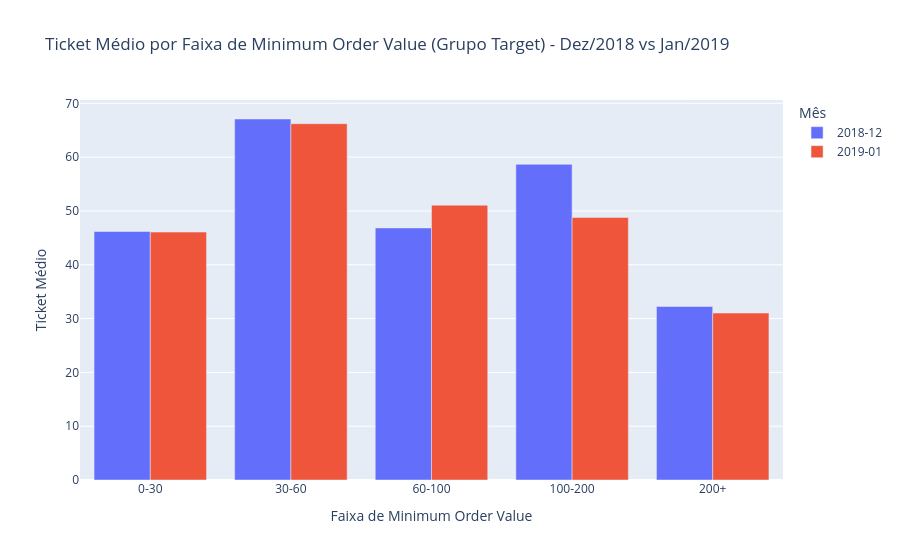

Notebook code cell kept with this figure:
### Code cell
#Filtrando apenas o grupo target (grupo de interesse)
ticket_segmented_target = ticket_segmented_avg[ticket_segmented_avg['is_target'] == 'target']

#Resultado por gráfico
fig = px.bar(
    ticket_segmented_target,
    x='faixa_min_order_value',
    y='ticket_medio',
    color='ano_mes_created_at',
    barmode='group',
    labels={
        'faixa_min_order_value': 'Faixa de Minimum Order Value',
        'ticket_medio': 'Ticket Médio',
        'ano_mes_created_at': 'Mês'
    },
    title='Ticket Médio por Faixa de Minimum Order Value (Grupo Target) - Dez/2018 vs Jan/2019'
)

fig.show()

### Figure 1 — Plotly figure (JSON) as saved in the notebook; plotly's stock layout.template omitted (floating-point values rounded to 4 significant figures)
{"data": [{"alignmentgroup": "True", "hovertemplate": "Mês=2018-12<br>Faixa de Minimum Order Value=%{x}<br>Ticket Médio=%{y}<extra></extra>", "legendgroup": "2018-12", "marker": {"color": "#636efa", "pattern": {"shape": ""}}, "name": "2018-12", "offsetgroup": "2018-12", "orientation": "v", "showlegend": true, "textposition": "auto", "type": "bar", "x": ["0-30", "30-60", "60-100", "100-200", "200+"], "xaxis": "x", "y": [46.18, 67.08, 46.85, 58.66, 32.24], "yaxis": "y"}, {"alignmentgroup": "True", "hovertemplate": "Mês=2019-01<br>Faixa de Minimum Order Value=%{x}<br>Ticket Médio=%{y}<extra></extra>", "legendgroup": "2019-01", "marker": {"color": "#EF553B", "pattern": {"shape": ""}}, "name": "2019-01", "offsetgroup": "2019-01", "orientation": "v", "showlegend": true, "textposition": "auto", "type": "bar", "x": ["0-30", "30-60", "60-100", "100-200", "200+"], "xaxis": "x", "y": [46.07, 66.21, 51.07, 48.78, 31.02], "yaxis": "y"}], "layout": {"barmode": "group", "legend": {"title": {"text": "Mês"}, "tracegroupgap": 0}, "title": {"text": "Ticket Médio por Faixa de Minimum Order Value (Grupo Target) - Dez/2018 vs Jan/2019"}, "xaxis": {"anchor": "y", "domain": [0, 1], "title": {"text": "Faixa de Minimum Order Value"}}, "yaxis": {"anchor": "x", "domain": [0, 1], "title": {"text": "Ticket Médio"}}}}
